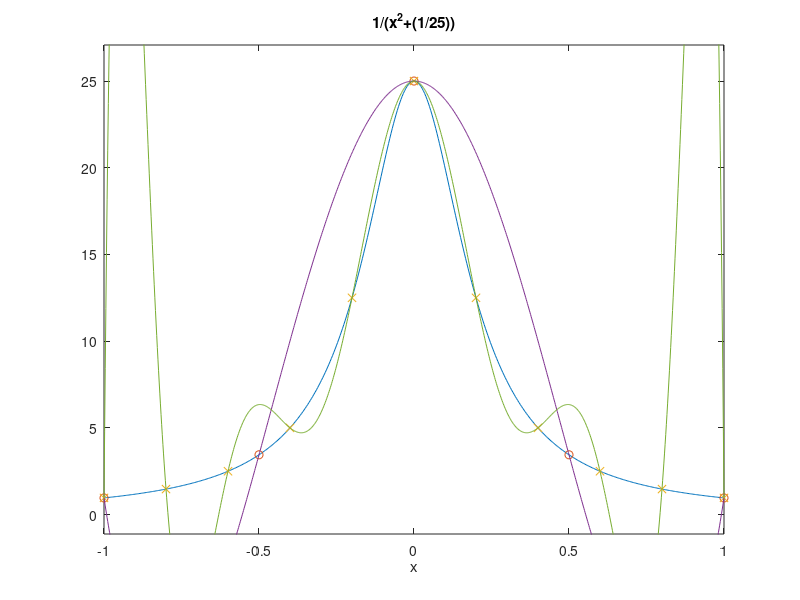

Recreate this plot in MATLAB.
load('interpolation-dataset');
x_cont = linspace(-1,1,1001);
p4 = polyfit(x3a,y3a,4);
p10 = polyfit(x3b,y3b,10);
y_cont4 = polyval(p4,x_cont);
y_cont10 = polyval(p10,x_cont);
ezplot('1./(x.^2+(1/25))',[-1 1]); hold on;
plot(x3a,y3a,'o',x3b,y3b,'x',x_cont,y_cont4,x_cont,y_cont10)
